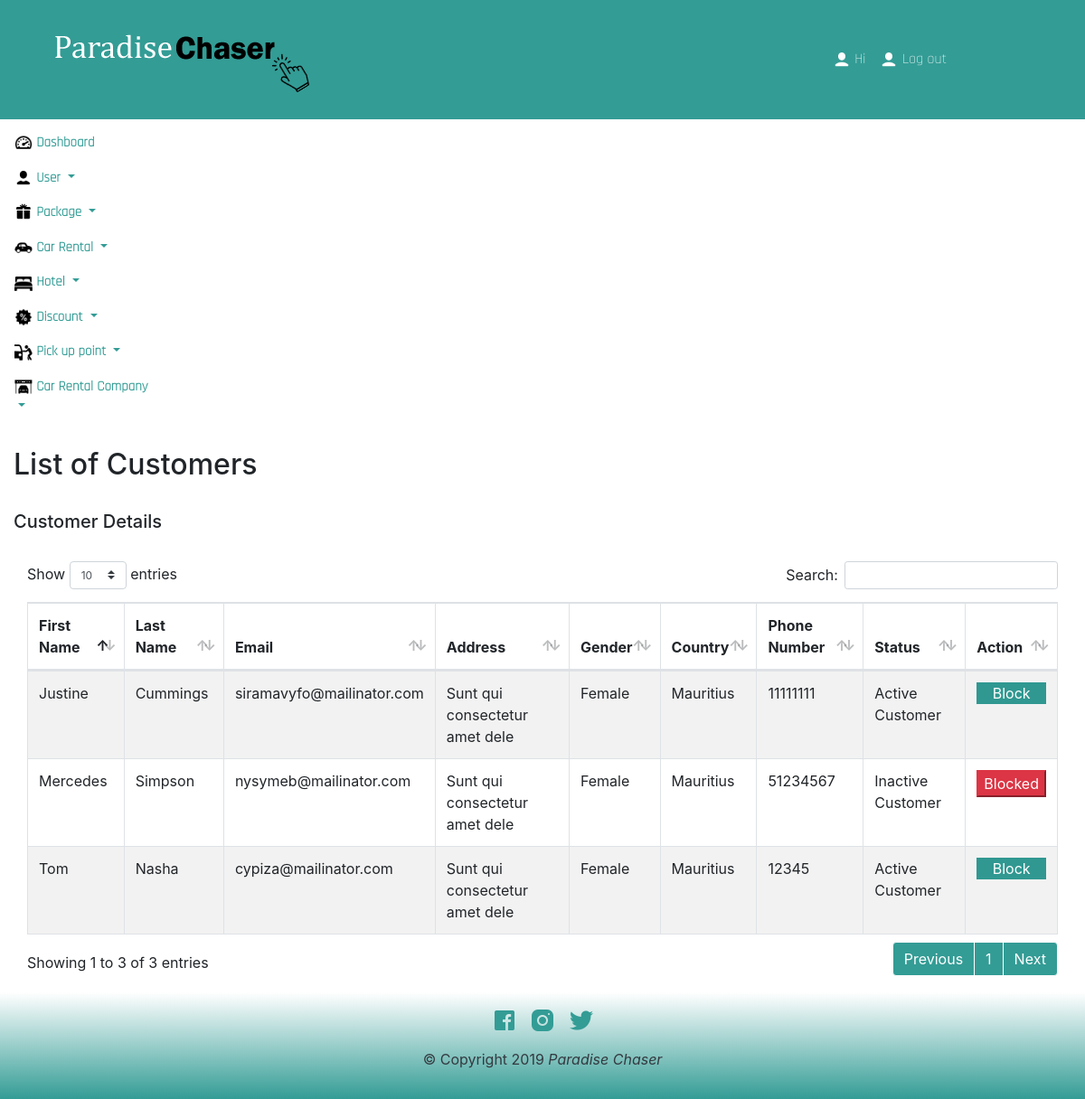
/dashboard/admin/user/list-user.php, run on an earlier commit of the app's database.
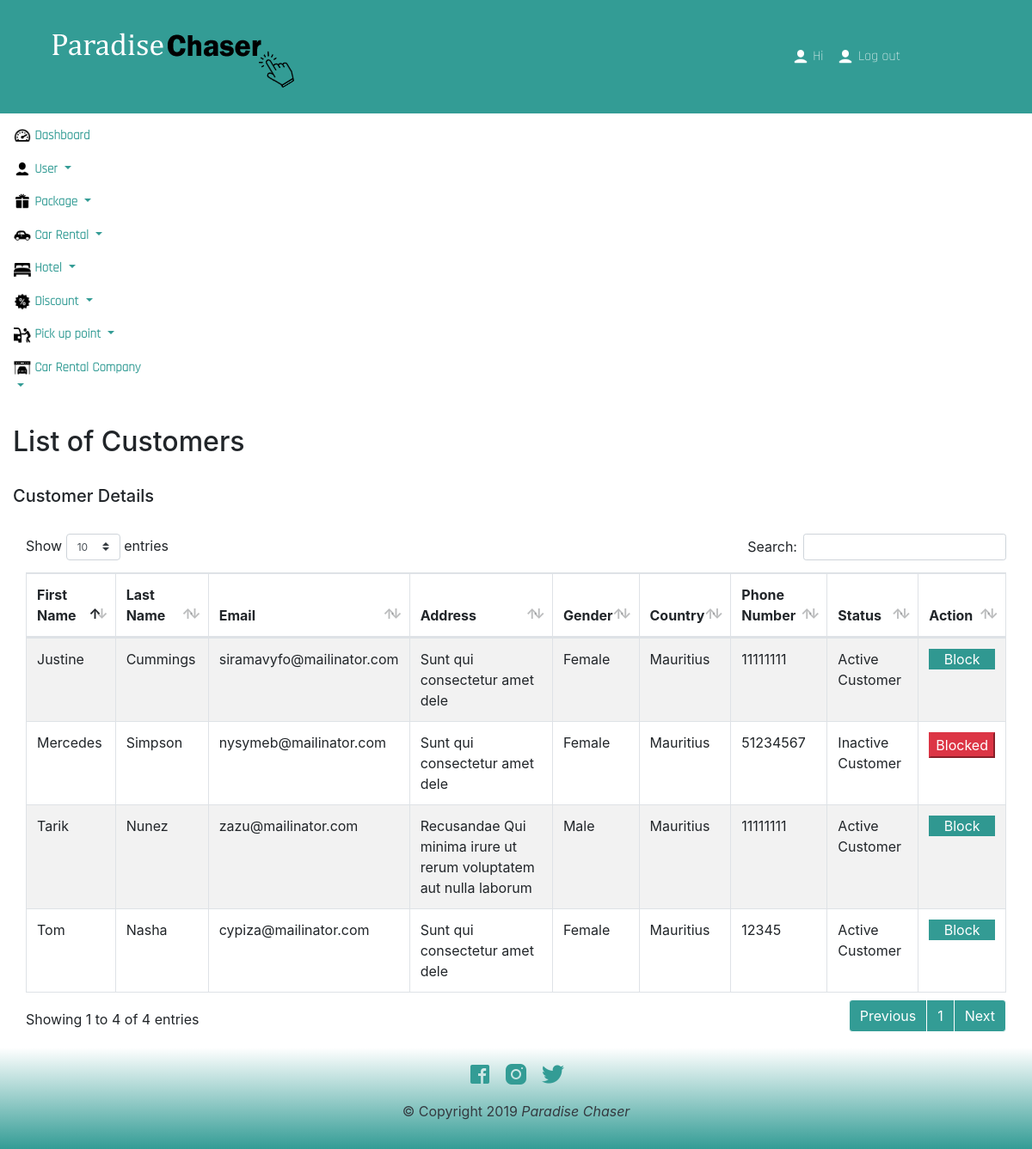
And on a later commit of the database.
### tables this page shows
CREATE TABLE `tbl_user` (
  `id` int(11) NOT NULL,
  `firstname` varchar(100) NOT NULL,
  `lastname` varchar(100) NOT NULL,
  `email` varchar(100) NOT NULL,
  `password` varchar(200) NOT NULL,
  `address` varchar(200) NOT NULL,
  `gender` varchar(20) NOT NULL,
  `country` varchar(50) NOT NULL,
  `phone` int(10) NOT NULL,
  `role_type` varchar(10) NOT NULL,
  `status` tinyint(1) NOT NULL
);

### common/nav-links.php (called while the page is built, shortened)
<?php
$logoutPath               = 'http://localhost:'.$_SERVER['SERVER_PORT'].'/OnlineTravelTours/logout.php';
$dashboard                = 'http://localhost:'.$_SERVER['SERVER_PORT'].'/OnlineTravelTours/dashboard/dashboard.php';
?>

### common/icons.php (called while the page is built, shortened)
<?php
$user     = 'http://localhost:'.$_SERVER['SERVER_PORT'].'/OnlineTravelTours/Asset/images/icons/header/icon-user.png';
$dash         = 'http://localhost:'.$_SERVER['SERVER_PORT'].'/OnlineTravelTours/Asset/images/icons/dashboard/dash.png';
$package      = 'http://localhost:'.$_SERVER['SERVER_PORT'].'/OnlineTravelTours/Asset/images/icons/dashboard/package.png';
$userDash     = 'http://localhost:'.$_SERVER['SERVER_PORT'].'/OnlineTravelTours/Asset/images/icons/dashboard/user.png';
$hotel        = 'http://localhost:'.$_SERVER['SERVER_PORT'].'/OnlineTravelTours/Asset/images/icons/dashboard/hotel.png';
$car          = 'http://localhost:'.$_SERVER['SERVER_PORT'].'/OnlineTravelTours/Asset/images/icons/dashboard/car.png';
$discount     = 'http://localhost:'.$_SERVER['SERVER_PORT'].'/OnlineTravelTours/Asset/images/icons/dashboard/discount.png';
$pickup       = 'http://localhost:'.$_SERVER['SERVER_PORT'].'/OnlineTravelTours/Asset/images/icons/dashboard/icon-pickup.png';
$carCompany   = 'http://localhost:'.$_SERVER['SERVER_PORT'].'/OnlineTravelTours/Asset/images/icons/dashboard/icon-car-company.png';
?>

### Action/action-list-of-customers.php (called while the page is built, shortened)
<?php
    $sql = "SELECT *
            FROM tbl_user
            WHERE role_type = 'Customer'";
    $query = mysqli_query($dbc, $sql);
?>

### dashboard/admin/user/list-user.php (the view, shortened to what this page needs)
<?php require('../../../common/dashboard-common/header.php'); ?>
<?php require('../../../Action/action-list-of-customers.php');?>
<main class="col bg-faded py-3">
    <h2>List of Customers</h2>
    <br>
    <h5>Customer Details</h5>
    <br>
    <div class="container">
        <div class="row">
            <form method="post" action= "<?= $_SERVER['PHP_SELF']; ?>" autocomplete="off">
                <table id="list-of-customer" class="table table-striped table-responsive table-bordered" style="width:100%">
                        <thead>
                            <tr>
                                <th>First Name</th>
                                <th>Last Name</th>
                                <th>Email</th>
                                <th>Address</th>
                                <th>Gender</th>
                                <th>Country</th>
                                <th>Phone Number</th>
                                <th>Status</th>
                                <th>Action</th>
                            </tr>
                        </thead>
                        <tbody>
                        <?php
                            while($row = mysqli_fetch_array($query)){
                                $id         = $row['id'];
                                $fname      = $row['firstname'];
                                $lname      = $row['lastname'];
                                $email      = $row['email'];
                                $address    = $row['address'];
                                $gender     = $row['gender'];
                                $phone      = $row['phone'];
                                $status     = $row['status'];
                        ?>
                            <tr>
                                <td><?= $fname; ?></td>
                                <td><?= $lname; ?></td>
                                <td><?= $email;?></td>
                                <td><?= $address;?></td>
                                <td><?= $gender?></td>
                                <td>Mauritius</td>
                                <td><?=$phone;?></td>
                                <td>
                                    <?php
                                    if($status == '1'){
                                        echo "Active Customer";
                                    }else{
                                        echo "Inactive Customer";
                                    }
                                    ?>
                                </td>
                                <td>
                                    <?php
                                        if($status == '0'){
                                    ?>
                                    <button href="list-user.php?userid=<?= $id; ?>" type="button" class="btn-danger text-center" name="btn-block" id="btn-block" disabled>Blocked</button>
                                    <?php
                                        }else{
                                            ?>
                                    <a href="list-user.php?userid=<?= $id; ?>" class="btn-block text-center" name="btn-block" id="btn-block">Block </a>
                                    <?php
                                        }
                                    ?>
                                </td>
                            </tr>
                            <?php
                                }
                            ?>
                        </tbody>
                    </table>
            </form>
        </div>
    </div>
</main>
<?php require('../../../common/dashboard-common/footer.php'); ?>

### common/dashboard-common/header.php (shortened to what this page needs)
<?php
require($_SERVER['DOCUMENT_ROOT'].'/OnlineTravelTours/common/nav-links.php');
require($_SERVER['DOCUMENT_ROOT'].'/OnlineTravelTours/common/icons.php');
?>
<!DOCTYPE html>
<html lang="en" dir="ltr">
<head>
  <?php require( $_SERVER['DOCUMENT_ROOT'].'/OnlineTravelTours/common/head.php'); ?>
</head>
<body>
  <nav class="navbar navbar-expand-lg navbar-dark teal-color">
    <a class="navbar-brand" href="<?=$dashboard;?>">
      <img src="<?= $imagePath; ?>" class="paradise-logo" alt="paradise-chaser logo">
    </a>
    <div class="collapse navbar-collapse" id="toggleNav">
      <div class="col-8"></div>
      <ul class="nav navbar-nav navbar-right">
        <li><a href="#" class="nav-link"><img src="<?= $user; ?>" class="icon"/> Hi <?= $_SESSION['login-admin-title'];?> </a></li>
        <li><a href="<?= $logoutPath; ?>" class="nav-link"><img src="<?= $user; ?>" class="icon"/> Log out </a></li>
      </ul>
    </nav>
<div class="container-fluid h-100">
  <div class="row h-100">
    <aside class="col-12 col-md-2 p-0">
      <nav class="navbar navbar-expand flex-md-column flex-row align-items-start py-2">
        <div class="collapse navbar-collapse">
          <ul class="flex-md-column flex-row navbar-nav w-100 justify-content-between dash-list" >
            <li class="nav-item  nav-dash pl-0 dropdown">
              <a class="nav-link nav-dash pl-0 nav-dash" href="<?= $dashboard; ?>"
                id="dashDrop">
                <img src="<?= $dash;?>" class="icon">
                <span class="d-none d-md-inline">Dashboard</span>
              </a>
            </li>
            <li class="nav-item  nav-dash pl-0 dropdown">
              <a class="nav-link nav-dash pl-0 nav-dash dropdown-toggle" href="<?= $dashboard; ?>"
                id="userDrop" data-toggle="dropdown">
                <img src="<?= $userDash;?>" class="icon">
                <span class="d-none d-md-inline">User</span>
              </a>
            </li>
            <li class="nav-item  nav-dash pl-0 dropdown">
              <a class="nav-link nav-dash pl-0 nav-dash dropdown-toggle" href="<?= $dashboard; ?>"
                id="packageDrop" data-toggle="dropdown">
                <img src="<?= $package;?>" class="icon">
                <span class="d-none d-md-inline">Package</span>
              </a>
            </li>
            <li class="nav-item  nav-dash pl-0 dropdown">
              <a class="nav-link nav-dash pl-0 nav-dash dropdown-toggle" href="<?= $dashboard; ?>"
                id="carrentDrop" data-toggle="dropdown">
                <img src="<?= $car;?>" class="icon">
                <span class="d-none d-md-inline">Car Rental</span>
              </a>
            </li>
            <li class="nav-item  nav-dash pl-0 dropdown">
              <a class="nav-link nav-dash pl-0 nav-dash dropdown-toggle" href="<?= $dashboard; ?>"
                id="hotelDrop" data-toggle="dropdown">
                <img src="<?= $hotel;?>" class="icon">
                <span class="d-none d-md-inline">Hotel</span>
              </a>
            </li>
            <li class="nav-item  nav-dash pl-0 dropdown">
              <a class="nav-link nav-dash pl-0 nav-dash dropdown-toggle" href="<?= $dashboard; ?>"
                id="discountDrop" data-toggle="dropdown">
                <img src="<?= $discount;?>" class="icon">
                <span class="d-none d-md-inline">Discount</span>
              </a>
            </li>
            <li class="nav-item  nav-dash pl-0 dropdown">
              <a class="nav-link nav-dash pl-0 nav-dash dropdown-toggle" href="<?= $dashboard; ?>"
                id="pickupDrop" data-toggle="dropdown">
                <img src="<?= $pickup;?>" class="icon">
                <span class="d-none d-md-inline">Pick up point</span>
              </a>
            </li>
            <li class="nav-item  nav-dash pl-0 dropdown">
              <a class="nav-link nav-dash pl-0 nav-dash dropdown-toggle" href="<?= $dashboard; ?>"
                id="crcDrop" data-toggle="dropdown">
                <img src="<?= $carCompany;?>" class="icon">
                <span class="d-none d-md-inline">Car Rental Company</span>
              </a>
            </li>
          </ul>
        </div>
      </nav>
    </aside>

### common/head.php (shortened to what this page needs)
<?php
$imagePath        = 'http://localhost:'.$_SERVER['SERVER_PORT'].'/OnlineTravelTours/Asset/images/logo/paradise-chaser-logo.png';
$bootstrapCssPath = 'http://localhost:'.$_SERVER['SERVER_PORT'].'/OnlineTravelTours/Asset/css/bootstrap.min.css';
$AppCssPath       = 'http://localhost:'.$_SERVER['SERVER_PORT'].'/OnlineTravelTours/Asset/css/app.css';
$AOSPath          = 'http://localhost:'.$_SERVER['SERVER_PORT'].'/OnlineTravelTours/Asset/css/aos.css';
$DataTable        = 'http://localhost:'.$_SERVER['SERVER_PORT'].'/OnlineTravelTours/Asset/css/DTbootstrap.css';
$DataTableMin     = 'http://localhost:'.$_SERVER['SERVER_PORT'].'/OnlineTravelTours/Asset/css/dataTables.bootstrap4.min.css';
$ballonCss      = 'http://localhost:'.$_SERVER['SERVER_PORT'].'/OnlineTravelTours/Asset/css/balloon.css';
$flatpickr      = 'http://localhost:'.$_SERVER['SERVER_PORT'].'/OnlineTravelTours/Asset/css/flatpickr.min.css';
$slick          = 'http://localhost:'.$_SERVER['SERVER_PORT'].'/OnlineTravelTours/Asset/css/slick.css';
$BSDatepicker   = 'http://localhost:'.$_SERVER['SERVER_PORT'].'/OnlineTravelTours/Asset/css/bootstrap-datepicker.css';
?>
<link href="<?= $bootstrapCssPath; ?>" rel="stylesheet" type="text/css"/>
<link href="<?= $AppCssPath; ?>" rel="stylesheet" type="text/css"/>
<link href="<?= $AOSPath; ?>" rel="stylesheet" type="text/css"/>
<link href="<?= $DataTable; ?>" rel="stylesheet" type="text/css"/>
<link href="<?= $DataTableMin; ?>" rel="stylesheet" type="text/css"/>
<link href="<?= $ballonCss; ?>" rel="stylesheet" type="text/css"/>
<link href="<?= $flatpickr; ?>" rel="stylesheet" type="text/css"/>
<link href="<?= $slick; ?>" rel="stylesheet" type="text/css"/>
<link href="<?= $BSDatepicker; ?>" rel="stylesheet" type="text/css"/>

### common/dashboard-common/footer.php (shortened to what this page needs)
</div>
</div>
<div class="footer">
  <footer class="page-footer text-center text-muted">
    <div class="footer-copyright text-center py-3">
      <ul class=" list-inline">
        <li class="list-inline-item"><a href="#"><img class="social-icon" src="<?= 'http://localhost:'.$_SERVER['SERVER_PORT'].'/OnlineTravelTours/Asset/images/icons/social/fb-icon.png'; ?>" alt="social icon image" /></a></li>
        <li class="list-inline-item"><a href="#"><img class="social-icon" src="<?= 'http://localhost:'.$_SERVER['SERVER_PORT'].'/OnlineTravelTours/Asset/images/icons/social/insta-icon.png'; ?>" alt="social icon image" /></a></li>
        <li class="list-inline-item"><a href="#"><img class="social-icon" src="<?= 'http://localhost:'.$_SERVER['SERVER_PORT'].'/OnlineTravelTours/Asset/images/icons/social/twitter-icon.png'; ?>" alt="social icon image" /></a></li>
      </ul>
      <p class="text-center text-dark copyright"> &copy; Copyright 2019 <em> Paradise Chaser <em></p>
      </div>
    </footer>
  </div>
</body>
</html>

### Asset/css/app.css (style rules this page uses)
.paradise-logo { width: 100%; }
.nav-link { color: #fff !important; font-family: "Rajdhani", Arial; font-weight: 400; }
.teal-color { background: #339c95; }
.icon { height: 20px; width: 20px; }
.footer { background-size: 1000%; height: 100%; background: #339c95; background: -moz-linear-gradient(bottom, #339c95 0%, #ffffff 100%); background: -o-linear-gradient(bottom, #339c95 0%, #ffffff 100%); background: -webkit-linear-gradient(bottom, #339c95 0%, #ffffff 100%); background: -ms-linear-gradient(bottom, #339c95 0%, #ffffff 100%); filter: progid:DXImageTransform.Microsoft.gradient( startColorstr='#339C95', endColorstr='#ffffff', GradientType=1); -ms-filter: progid:DXImageTransform.Microsoft.gradient( startColorstr='#339C95', endColorstr='#ffffff', GradientType=1); background: linear-gradient(bottom, #339c95 0%, #ffffff 100%); }
.social-icon { height: 30px; width: 30px; }
ul { list-style: none; }
.nav-dash { color: #339c95 !important; font-weight: bold; font-size: 15px; }
.btn-block { border-radius: 0px; background-color: rgba(0, 131, 122, 0.8); color: #fff; border: 0px; text-decoration: none !important; }

What changed in the data, as far as the page shows it:
added tbl_user: firstname "Tarik", lastname "Nunez", email "zazu@mailinator.com", address "Recusandae Qui minima irure ut rerum voluptatem aut nulla laborum", gender "Male", phone "11111111", status "Active Customer"
Also different on the page:
text written by a page script: "Show entries Search: Showing 1 to 3 of 3 entries Previous 1 Next" → "Show entries Search: Showing 1 to 4 of 4 entries Previous 1 Next"
